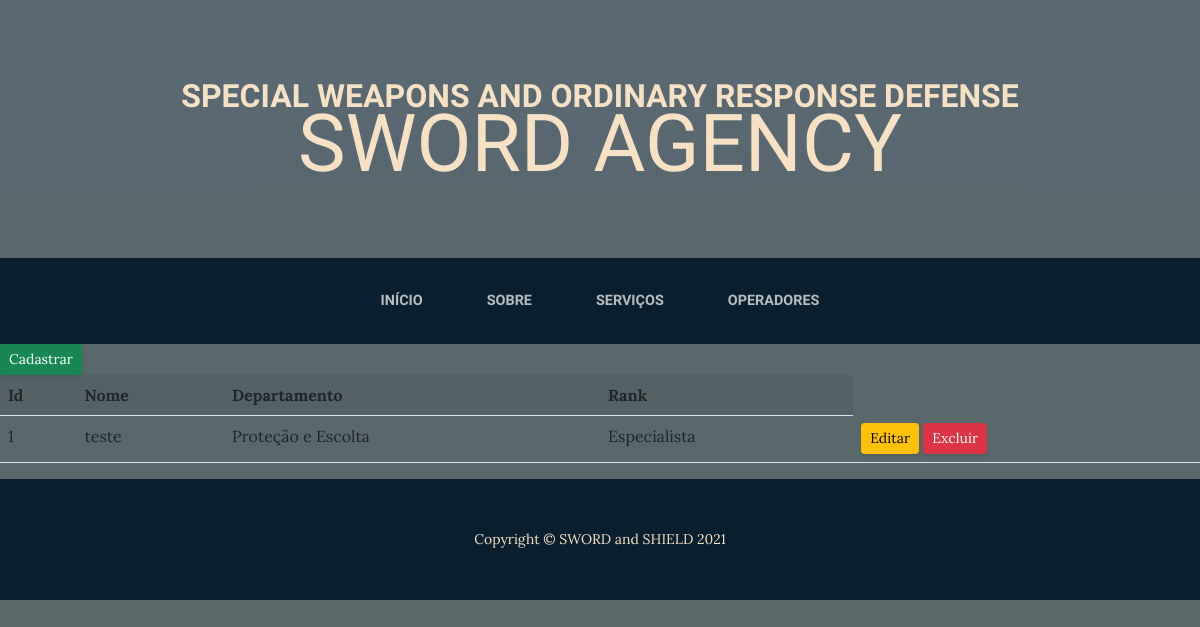
Page /list/operator/ (signed in) on the committed database.
### paginas/models.py (models this page shows, shortened)
class Operator(models.Model):
    name = models.CharField(max_length=50, help_text="Digite o nome completo do operador")
    identification = models.CharField(max_length=11, help_text='Informe o CPF do operador')
    area = models.CharField(max_length=100, help_text="Informe a área do operador")
    department = models.CharField(max_length=100, help_text="Informe o departamento do operador")
    rank = models.CharField(max_length=100, help_text="Informe o cargo do operador")
    payment = models.CharField(max_length=100, help_text="Informe o salário do operador")
    user = models.ForeignKey(User, on_delete=models.PROTECT)

### paginas/views.py (the view)
# urls.py: path('list/operator/', OperatorList.as_view(), name="list-operator"),
class OperatorList(LoginRequiredMixin, ListView):
	login_url = reverse_lazy('login')
	model = Operator
	template_name = 'pages/operator-list.html'
	success_url = reverse_lazy('index')

### paginas/templates/pages/operator-list.html
{% extends 'pages/base.html' %}
{% load static %}
{% block content %}
        <table class="table table-striped">
            <a href="{% url 'register-operator' %}" class="btn btn-success btn-sm">Cadastrar</a>
            <tr>
                <th>Id</th>
                <th>Nome</th>
                <th>Departamento</th>
                <th>Rank</th>
            </tr>
            {% for operator in object_list %}
            <tr>
                <td>{{operator.pk}}</td>
                <td>{{operator.name}}</td>
                <td>{{operator.department}}</td>
                <td>{{operator.rank}}</td>
                <td>
                    <a href="{% url 'update-operator' operator.pk %}" class="btn btn-warning btn-sm">Editar</a>
                    <a href="{% url 'delete-operator' operator.pk %}" class="btn btn-danger btn-sm">Excluir</a>
                </td>
            </tr>
            {% empty %}
            <tr>
                <td colspan="3">Nenhum Operador Cadastrado!</td>
            </tr>
            {% endfor %}
        </table>
        {% endblock %}

### rows in the picture
Operator: pk "1", name "teste", department "Proteção e Escolta", rank "Especialista"
